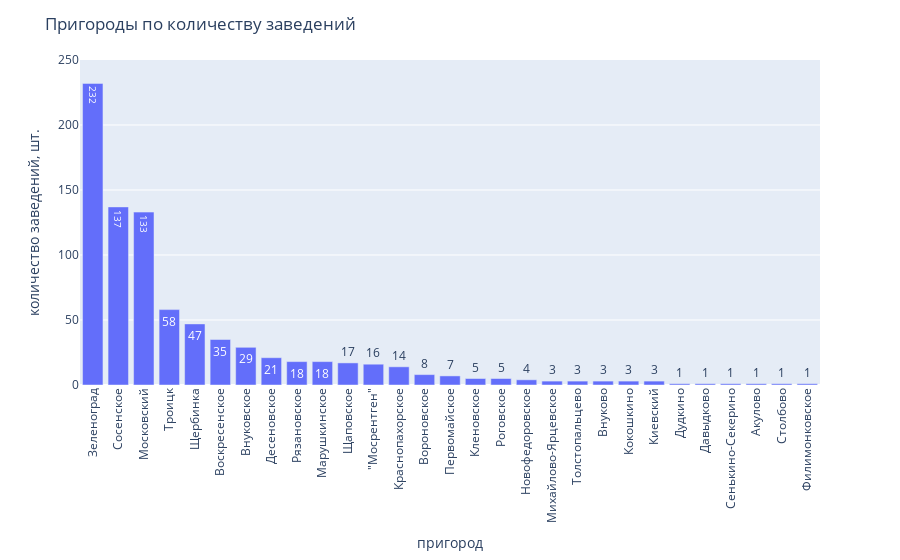

The notebook cell saved with this chart:
### Markdown cell above
<div class="alert alert-block alert-success">
    

### Комментарий от ревьюера №2

👍

</div>

### Code cell
str_reg = df[df['area'] != 'Москва'].groupby('area').agg({
    'id':'count'}).reset_index().sort_values('id', ascending=False)

fig = px.bar(str_reg, x='area', y='id', text = 'id', labels={'area':'пригород', 'id':'количество заведений, шт.'})
fig.update_xaxes(tickangle=-90)
fig.update_yaxes(range=[0, 250])
fig.update_layout(title_text='Пригороды по количеству заведений')
fig.show()

### Figure 1 — Plotly figure (JSON) as saved in the notebook; plotly's stock layout.template omitted (floating-point values rounded to 4 significant figures)
{"data": [{"alignmentgroup": "True", "hovertemplate": "пригород=%{x}<br>количество заведений, шт.=%{text}<extra></extra>", "legendgroup": "", "marker": {"color": "#636efa"}, "name": "", "offsetgroup": "", "orientation": "v", "showlegend": false, "text": [232, 137, 133, 58, 47, 35, 29, 21, 18, 18, 17, 16, 14, 8, 7, 5, 5, 4, 3, 3, 3, 3, 3, 1, 1, 1, 1, 1, 1], "textposition": "auto", "type": "bar", "x": ["Зеленоград", "Сосенское", "Московский", "Троицк", "Щербинка", "Воскресенское", "Внуковское", "Десеновское", "Рязановское", "Марушкинское", "Щаповское", "\"Мосрентген\"", "Краснопахорское", "Вороновское", "Первомайское", "Кленовское", "Роговское", "Новофедоровское", "Михайлово-Ярцевское", "Толстопальцево", "Внуково", "Кокошкино", "Киевский", "Дудкино", "Давыдково", "Сенькино-Секерино", "Акулово", "Столбово", "Филимонковское"], "xaxis": "x", "y": [232, 137, 133, 58, 47, 35, 29, 21, 18, 18, 17, 16, 14, 8, 7, 5, 5, 4, 3, 3, 3, 3, 3, 1, 1, 1, 1, 1, 1], "yaxis": "y"}], "layout": {"barmode": "relative", "legend": {"tracegroupgap": 0}, "margin": {"t": 60}, "title": {"text": "Пригороды по количеству заведений"}, "xaxis": {"anchor": "y", "domain": [0, 1], "tickangle": -90, "title": {"text": "пригород"}}, "yaxis": {"anchor": "x", "domain": [0, 1], "range": [0, 250], "title": {"text": "количество заведений, шт."}}}}
